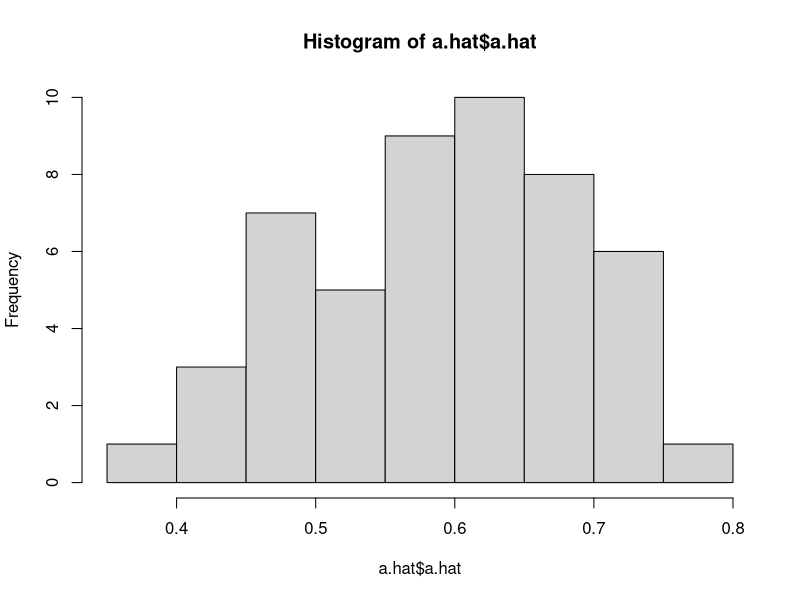

Source code (R):
library(MASS)
library(tidyverse)

## Simulation for R = a X + (1 - a) Y
mu.x <- 1
mu.y <- 1.4
s.x2 <- 1
s.y2 <- 1.25
s.xy <- 0.5

## Covariance matrix
S <- matrix(c(s.x2, s.xy, s.xy, s.y2), ncol = 2, byrow = T)

## True alpha
a <- (s.y2 - s.xy) / (s.x2 + s.y2 - 2 * s.xy)

## a.hat is an estimator of a.
n <- 100
m <- 50
d <- lapply(1:m, function(i){
  xy <- mvrnorm(n, c(mu.x, mu.y), S) ## one sample of size n
  return(data.frame(xy, sim = i))
})

d <- bind_rows(d)
colnames(d) <- c('X', 'Y', 'sim')

my.stats <- d %>% group_by(sim) %>% 
  summarise(s.x2_hat = (1/(n-1)) * sum((X - mean(X))^2),
            s.y2_hat = (1/(n-1)) * sum((Y - mean(Y))^2),
            s.xy_hat = (1/(n-1)) * sum((X - mean(X))*(Y - mean(Y))))
a.hat <- my.stats %>% 
  transmute(a.hat = (s.y2_hat - s.xy_hat) / (s.x2_hat + s.y2_hat - 2 * s.xy_hat))

hist(a.hat$a.hat)
mean(a.hat$a.hat)
sd(a.hat$a.hat)

## Use a Bootstrap strategy for the same problem
## set m = 1
## generate 1 data set of size 100
## in the loop sample the rows with replacement
## treat each as a fresh new data set
## copy the rest exactly as is
## compare the distributions


